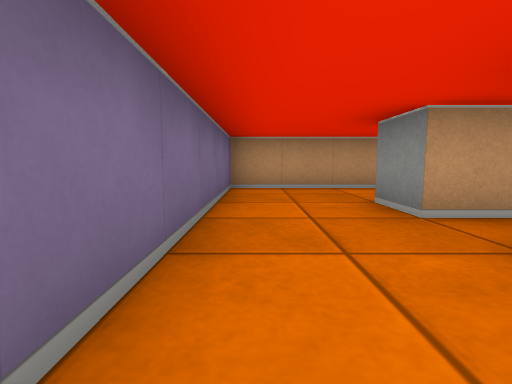
view 1 (above)

12 first-person views from a walk through a cub3D level. The camera is about half as high as the walls, tilts 6° down and sees 85° across. The floor is counted in squares. Each view is taken from the middle of a square. On the plan, view 1 faces up. The plan holds only what a view shows up to about 9 squares ahead; the rest is blank.

view 2
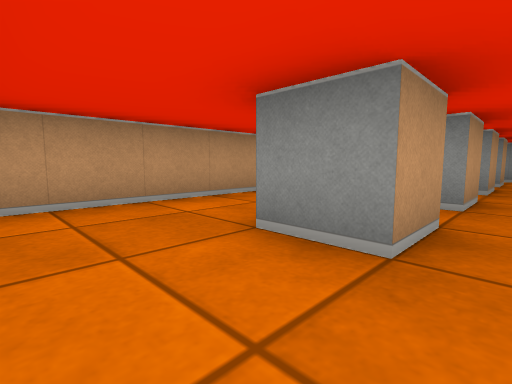

view 3
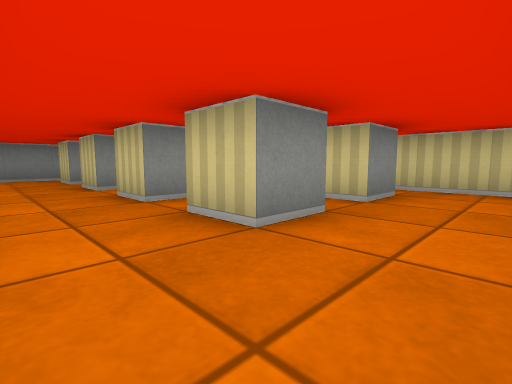

view 4
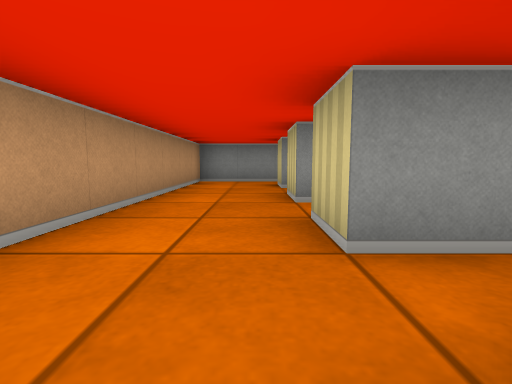

view 5
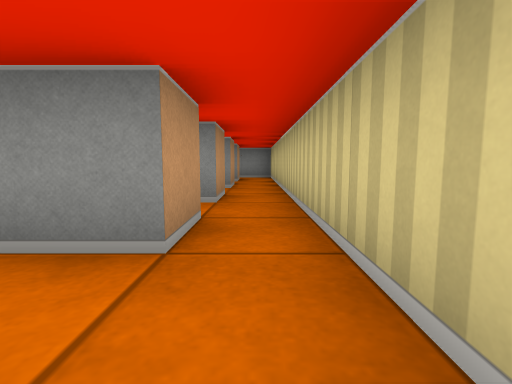

view 6
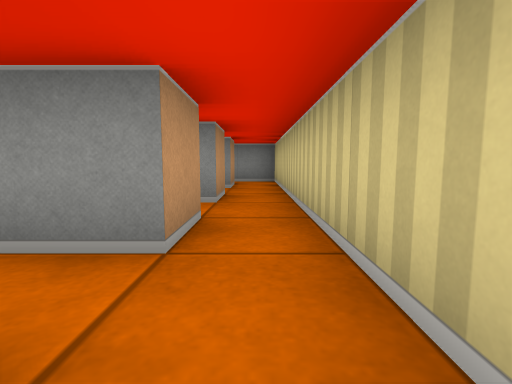

view 7
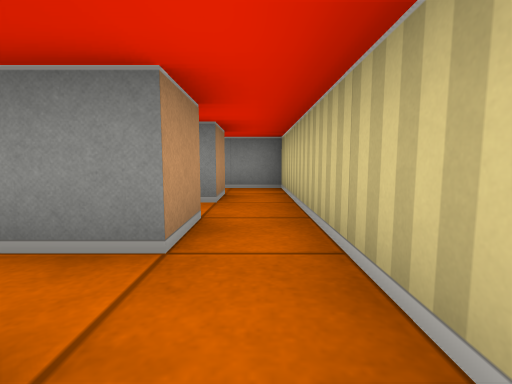

view 8
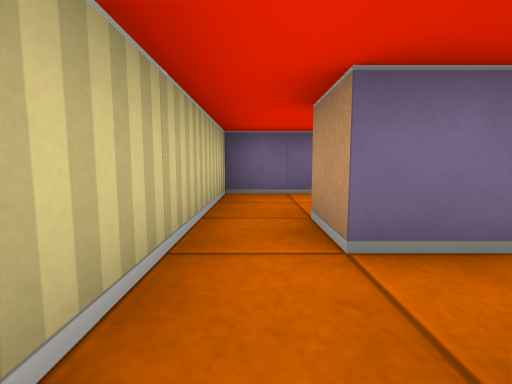

view 9
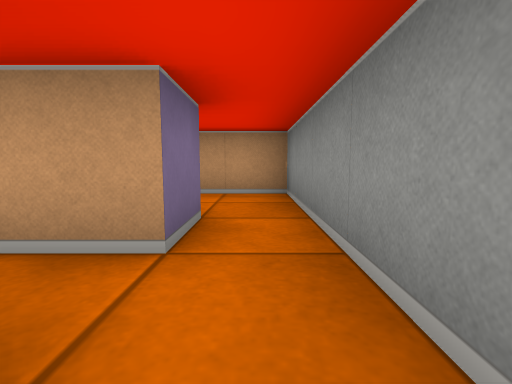

view 10
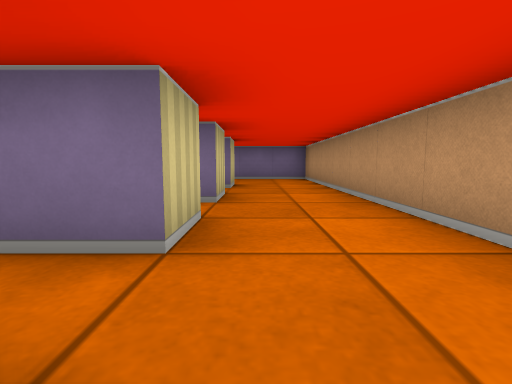

view 11
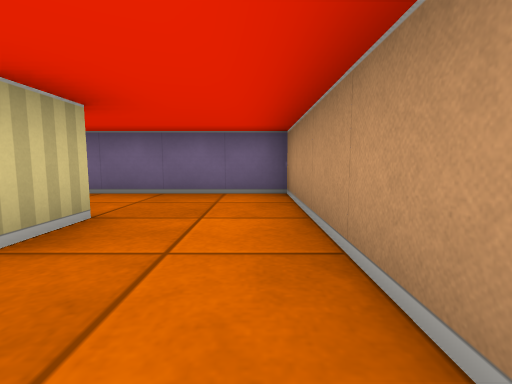

view 12
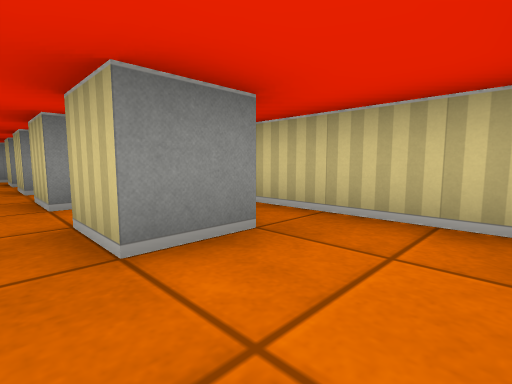

### Floor plan
Points are (right, up) in squares from view 1. A wall is a line through its corners. A room is listed if a view was taken in it or the views show most of it. See-through windows are left out.
Room 1 (views 1, 2, 3, 4, 5, 6, 7, 8, 9, 10, 11, 12)
walls: (4.5, 2.5) (3.5, 2.5) (3.5, 3.5) (4.5, 3.5); (5.5, 2.5) (5.5, 3.5) (6.5, 3.5) (6.5, 2.5) (5.5, 2.5); (2.6, 2.5) (1.5, 2.5) (1.5, 3.5) (2.5, 3.5); (4.5, 0.5) (3.5, 0.5) (3.5, 1.5) (4.5, 1.5); (7.5, 2.5) (7.5, 3.5) (8.5, 3.5) (8.5, 2.5) (7.5, 2.5); (2.5, 1.5) (2.5, 0.5) (1.5, 0.5) (1.5, 1.5) (2.5, 1.5); (6.5, 0.5) (5.5, 0.5) (5.5, 1.5) (6.5, 1.5); (8.5, 0.5) (7.5, 0.5) (7.5, 1.5) (8.5, 1.5); (9.5, 5.5) (-0.5, 5.5) (-0.5, -0.5) (9.5, -0.5) (9.5, 5.5)

Where each view was taken, in squares from view 1:
view 1: 0 up, 0 right, facing up
view 2: 2 up, 0 right, facing up-right
view 3: 5 up, 0 right, facing down-right
view 4: 4 up, 2 right, facing right
view 5: 0 up, 0 right, facing right
view 6: 0 up, 2 right, facing right
view 7: 0 up, 4 right, facing right
view 8: 0 up, 4 right, facing left
view 9: 1 up, 9 right, facing up
view 10: 4 up, 8 right, facing left
view 11: 5 up, 4 right, facing left
view 12: 2 up, 0 right, facing down-right
